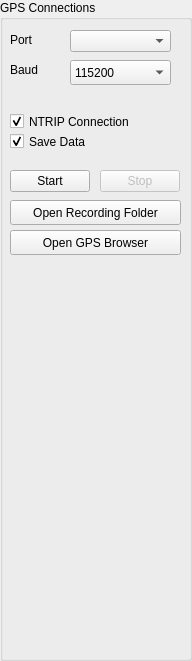
          <widget class="QGroupBox" name="serial_values">
           <property name="geometry">
            <rect>
             <x>1250</x>
             <y>10</y>
             <width>192</width>
             <height>661</height>
            </rect>
           </property>
           <property name="minimumSize">
            <size>
             <width>192</width>
             <height>0</height>
            </size>
           </property>
           <property name="title">
            <string>GPS Connections</string>
           </property>
           <widget class="QComboBox" name="gpsSerial">
            <property name="geometry">
             <rect>
              <x>70</x>
              <y>30</y>
              <width>101</width>
              <height>22</height>
             </rect>
            </property>
           </widget>
           <widget class="QPushButton" name="serialConnectionButton">
            <property name="geometry">
             <rect>
              <x>10</x>
              <y>170</y>
              <width>80</width>
              <height>22</height>
             </rect>
            </property>
            <property name="text">
             <string>Start</string>
            </property>
           </widget>
           <widget class="QPushButton" name="serialTerminationButton">
            <property name="enabled">
             <bool>false</bool>
            </property>
            <property name="geometry">
             <rect>
              <x>100</x>
              <y>170</y>
              <width>80</width>
              <height>22</height>
             </rect>
            </property>
            <property name="text">
             <string>Stop</string>
            </property>
           </widget>
           <widget class="QLabel" name="baudLabel">
            <property name="geometry">
             <rect>
              <x>10</x>
              <y>60</y>
              <width>81</width>
              <height>20</height>
             </rect>
            </property>
            <property name="text">
             <string>Baud</string>
            </property>
           </widget>
           <widget class="QComboBox" name="baudGPS">
            <property name="enabled">
             <bool>true</bool>
            </property>
            <property name="geometry">
             <rect>
              <x>70</x>
              <y>60</y>
              <width>101</width>
              <height>25</height>
             </rect>
            </property>
            <property name="editable">
             <bool>false</bool>
            </property>
            <property name="currentIndex">
             <number>11</number>
            </property>
            <property name="minimumContentsLength">
             <number>0</number>
            </property>
            <item>
             <property name="text">
              <string>110</string>
             </property>
            </item>
            <item>
             <property name="text">
              <string>300</string>
             </property>
            </item>
            <item>
             <property name="text">
              <string>600</string>
             </property>
            </item>
            <item>
             <property name="text">
              <string>1200</string>
             </property>
            </item>
            <item>
             <property name="text">
              <string>2400</string>
             </property>
            </item>
            <item>
             <property name="text">
              <string>4800</string>
             </property>
            </item>
            <item>
             <property name="text">
              <string>9600</string>
             </property>
            </item>
            <item>
             <property name="text">
              <string>14400</string>
             </property>
            </item>
            <item>
             <property name="text">
              <string>19200</string>
             </property>
            </item>
            <item>
             <property name="text">
              <string>38400</string>
             </property>
            </item>
            <item>
             <property name="text">
              <string>57600</string>
             </property>
            </item>
            <item>
             <property name="text">
              <string>115200</string>
             </property>
            </item>
            <item>
             <property name="text">
              <string>128000</string>
             </property>
            </item>
            <item>
             <property name="text">
              <string>256000</string>
             </property>
            </item>
           </widget>
           <widget class="QLabel" name="serialLabel">
            <property name="geometry">
             <rect>
              <x>10</x>
              <y>30</y>
              <width>81</width>
              <height>20</height>
             </rect>
            </property>
            <property name="text">
             <string>Port</string>
            </property>
           </widget>
           <widget class="QPushButton" name="recordingFolderbtn">
            <property name="geometry">
             <rect>
              <x>10</x>
              <y>200</y>
              <width>171</width>
              <height>25</height>
             </rect>
            </property>
            <property name="text">
             <string>Open Recording Folder</string>
            </property>
           </widget>
           <widget class="QCheckBox" name="ntripConnection">
            <property name="geometry">
             <rect>
              <x>10</x>
              <y>110</y>
              <width>151</width>
              <height>23</height>
             </rect>
            </property>
            <property name="text">
             <string>NTRIP Connection</string>
            </property>
            <property name="checked">
             <bool>true</bool>
            </property>
           </widget>
           <widget class="QCheckBox" name="saveButton">
            <property name="geometry">
             <rect>
              <x>10</x>
              <y>130</y>
              <width>92</width>
              <height>23</height>
             </rect>
            </property>
            <property name="text">
             <string>Save Data</string>
            </property>
            <property name="checked">
             <bool>true</bool>
            </property>
            <property name="tristate">
             <bool>false</bool>
            </property>
           </widget>
           <widget class="QPushButton" name="btnGPSStatus">
            <property name="geometry">
             <rect>
              <x>10</x>
              <y>230</y>
              <width>171</width>
              <height>25</height>
             </rect>
            </property>
            <property name="text">
             <string>Open GPS Browser</string>
            </property>
           </widget>
          </widget>
